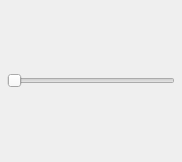
<?xml version="1.0" encoding="UTF-8"?>
<ui version="4.0">
 <class>ControlCmd</class>
 <widget class="QWidget" name="ControlCmd">
  <property name="geometry">
   <rect>
    <x>0</x>
    <y>0</y>
    <width>182</width>
    <height>162</height>
   </rect>
  </property>
  <property name="windowTitle">
   <string>Form</string>
  </property>
  <layout class="QVBoxLayout" name="verticalLayout">
   <property name="spacing">
    <number>0</number>
   </property>
   <property name="leftMargin">
    <number>0</number>
   </property>
   <property name="topMargin">
    <number>0</number>
   </property>
   <property name="rightMargin">
    <number>0</number>
   </property>
   <property name="bottomMargin">
    <number>0</number>
   </property>
   <item>
    <layout class="QHBoxLayout" name="horizontalLayout">
     <property name="spacing">
      <number>0</number>
     </property>
     <item>
      <widget class="QLabel" name="labelleft">
       <property name="text">
        <string/>
       </property>
      </widget>
     </item>
     <item>
      <widget class="QSlider" name="horizontalSlider">
       <property name="maximum">
        <number>1</number>
       </property>
       <property name="orientation">
        <enum>Qt::Horizontal</enum>
       </property>
      </widget>
     </item>
     <item>
      <widget class="QLabel" name="labelright">
       <property name="text">
        <string/>
       </property>
      </widget>
     </item>
    </layout>
   </item>
  </layout>
 </widget>
 <resources/>
 <connections/>
</ui>
